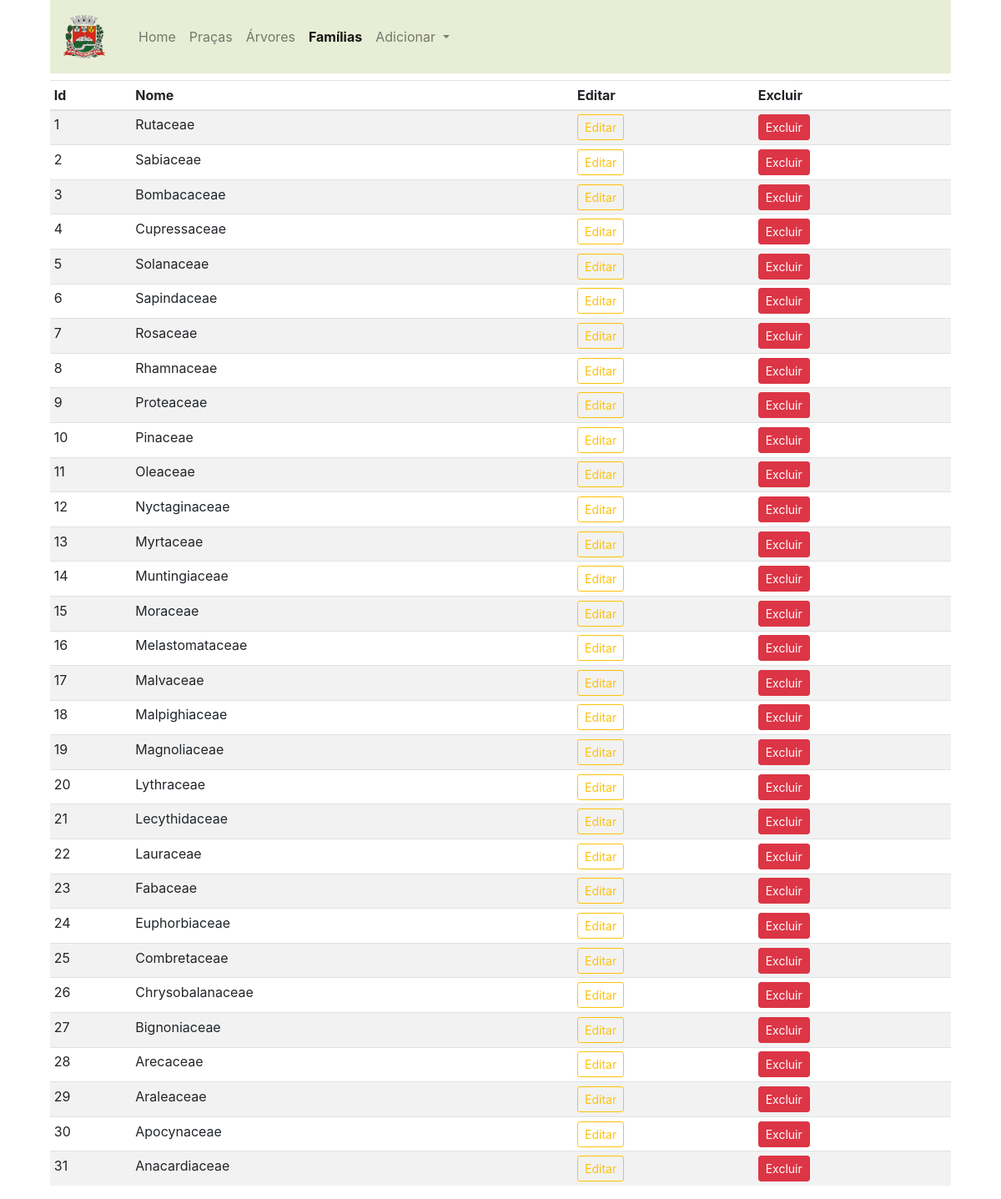
Before: /familias (signed in) with the older database file.
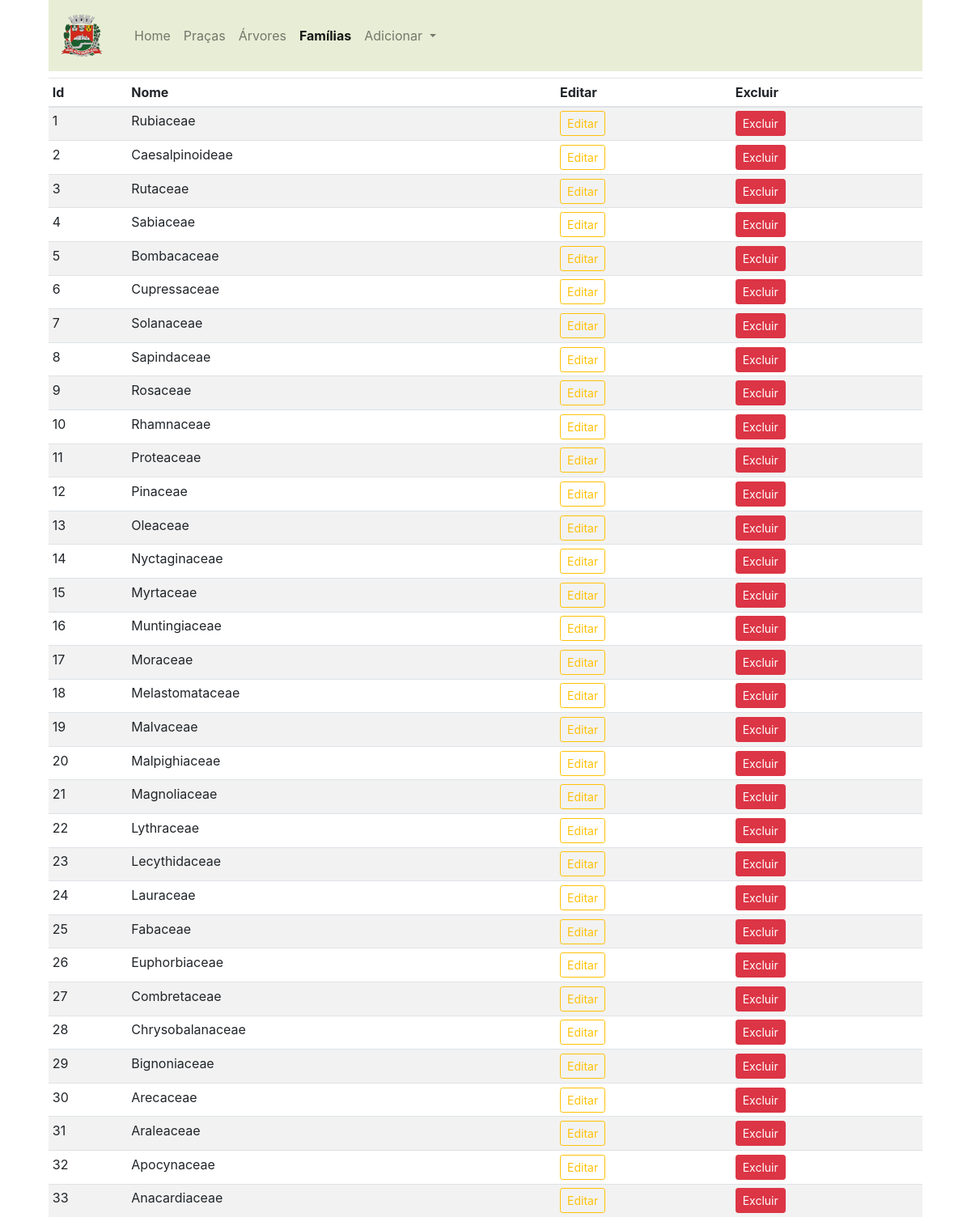
After: the same page with the newer database file.
### app_arbo/trees/models.py (models this page shows)
class Familia(db.Model):
    id=db.Column(db.Integer,primary_key=True)
    name=db.Column(db.String(30),nullable=False,unique=True)

### app_arbo/admin/rotas.py (the view)
@app.route('/familias')
def familias():
    if 'email' not in session:
        flash(f'Favor faça seu login no sistema.', 'success')
        return redirect(url_for('login'))
    familias = Familia.query.order_by(Familia.id.desc( )).all()
    return render_template('admin/familia.html', title='Página Famílias', familias=familias)

### app_arbo/templates/admin/familia.html (shortened to what this page needs)
{% extends 'layouts.html' %}
{% block content %}
<div class="container">
  <div class="col-sm">
<nav class="navbar navbar-expand-lg navbar-light" style="background-color: #e8eed6">
<a class="navbar-brand" href="/"><img class="navbar-brand" src="{{url_for('static', filename='images/brasao.png')}}"></a>
        <div class="collapse navbar-collapse" id="navbarSupportedContent">
          <ul class="navbar-nav mr-auto">
            <li class="nav-item ">
              <a class="nav-link" href="/">Home <span class="sr-only">(current)</span></a>
            </li>
            <li class="nav-item">
                <a class="nav-link" href="/pracas">Praças</a>
              </li>
              <li class="nav-item">
                <a class="nav-link" href="/arvores">Árvores</a>
              </li>
              <li class="nav-item active">
                <a class="nav-link" href="/familias"><strong>Famílias</strong></a>
            </li>
            <li class="nav-item dropdown">
              <a class="nav-link dropdown-toggle" href="#" id="navbarDropdown" role="button" data-toggle="dropdown" aria-haspopup="true" aria-expanded="false">
                Adicionar
              </a>
            </li>
          </ul>
        </div>
      </nav>
</div>
<div class="container mt-2">
    <table class="table table-sm table-striped">
        <thead>
            <th>Id</th>
            <th>Nome</th>
            <th></th>
            <th>Editar</th>
            <th>Excluir</th>
        </thead>
        <tbody>
            {% if familias %}
            {% for familia in familias %}
            <tr>
                <td>{{loop.index}}</td>
                <td>{{familia.name}}</td>
                <td></td>
                <td><a href="{{url_for('updatefamilia', id=familia.id)}}" class="btn btn-sm btn-outline-warning">Editar</a></td>
                <td>
                <button type="button" class="btn btn-danger btn-sm" data-toggle="modal" data-target="#exampleModal-{{familia.id}}">
                  Excluir
                </button>
                </td>
            </tr>
            {% endfor %}
            {% endif %}
        </tbody>
    </table>
</div>
{% endblock content %}

Changed rows visible on the page:
added Familia: name "Rubiaceae"
added Familia: name "Caesalpinoideae"
